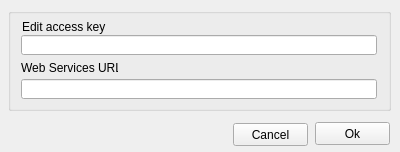
<?xml version="1.0" encoding="UTF-8"?>
<ui version="4.0">
 <class>Settings</class>
 <widget class="QWidget" name="Settings">
  <property name="geometry">
   <rect>
    <x>0</x>
    <y>0</y>
    <width>400</width>
    <height>152</height>
   </rect>
  </property>
  <property name="windowTitle">
   <string>Form</string>
  </property>
  <widget class="QGroupBox" name="groupBox">
   <property name="geometry">
    <rect>
     <x>8</x>
     <y>8</y>
     <width>383</width>
     <height>103</height>
    </rect>
   </property>
   <property name="title">
    <string/>
   </property>
   <widget class="QLabel" name="label">
    <property name="geometry">
     <rect>
      <x>14</x>
      <y>11</y>
      <width>105</width>
      <height>16</height>
     </rect>
    </property>
    <property name="text">
     <string>Edit access key</string>
    </property>
   </widget>
   <widget class="QLineEdit" name="keyEdit">
    <property name="geometry">
     <rect>
      <x>13</x>
      <y>27</y>
      <width>356</width>
      <height>20</height>
     </rect>
    </property>
   </widget>
   <widget class="QLabel" name="label_2">
    <property name="geometry">
     <rect>
      <x>13</x>
      <y>52</y>
      <width>97</width>
      <height>16</height>
     </rect>
    </property>
    <property name="text">
     <string>Web Services URL</string>
    </property>
   </widget>
   <widget class="QLineEdit" name="webServiceUrlEdit">
    <property name="geometry">
     <rect>
      <x>13</x>
      <y>71</y>
      <width>356</width>
      <height>20</height>
     </rect>
    </property>
   </widget>
  </widget>
  <widget class="QPushButton" name="cancelButton">
   <property name="geometry">
    <rect>
     <x>233</x>
     <y>123</y>
     <width>75</width>
     <height>23</height>
    </rect>
   </property>
   <property name="text">
    <string>Cancel</string>
   </property>
  </widget>
  <widget class="QPushButton" name="OkButton">
   <property name="geometry">
    <rect>
     <x>315</x>
     <y>122</y>
     <width>75</width>
     <height>23</height>
    </rect>
   </property>
   <property name="text">
    <string>Ok</string>
   </property>
  </widget>
 </widget>
 <resources/>
 <connections/>
</ui>
